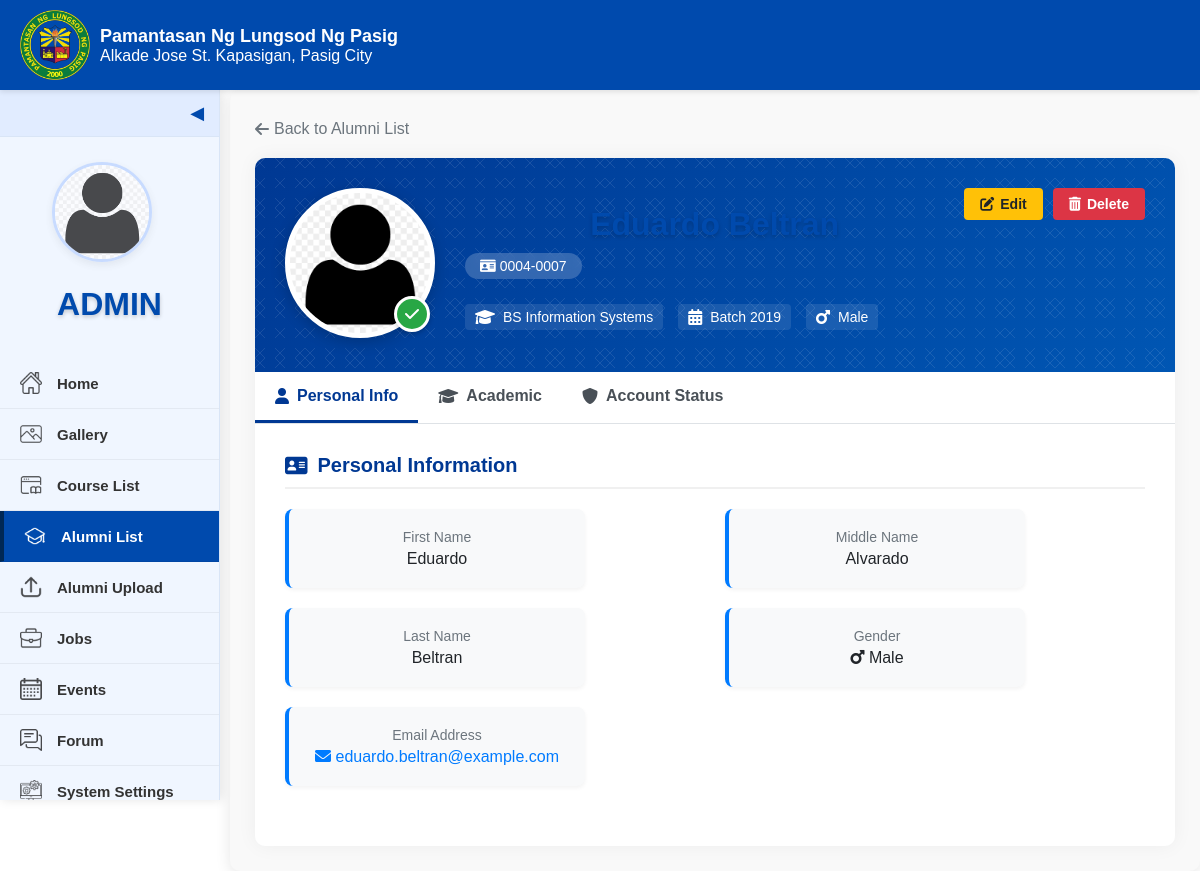
The app's page /view_alumni.php?id=0004-0007 with its own data.
### tables this page shows
CREATE TABLE `alumnus_bio` (
  `id` int(11) NOT NULL,
  `alumni_id` varchar(20) NOT NULL,
  `firstname` varchar(200) NOT NULL,
  `middlename` varchar(200) NOT NULL,
  `lastname` varchar(200) NOT NULL,
  `gender` varchar(20) NOT NULL,
  `batch` year(4) NOT NULL,
  `course_id` int(30) NOT NULL,
  `email` varchar(250) NOT NULL,
  `connected_to` tinyint(1) NOT NULL,
  `avatar` text NOT NULL,
  `status` tinyint(1) NOT NULL DEFAULT 0 COMMENT '0= Unverified, 1= Verified',
  `date_created` date NOT NULL DEFAULT current_timestamp()
);

CREATE TABLE `courses` (
  `id` int(30) NOT NULL,
  `course` text NOT NULL,
  `about` text NOT NULL
);

### view_alumni.php (the view, shortened to what this page needs)
<?php
include 'admin/db_connect.php';
$alumni_id = $_GET['id'];
$query = "SELECT a.*, c.course as course_name
          FROM alumnus_bio a
          LEFT JOIN courses c ON a.course_id = c.id
          WHERE a.alumni_id = ?";
$stmt = $conn->prepare($query);
$stmt->bind_param("s", $alumni_id);
$stmt->execute();
$result = $stmt->get_result();
$alumni = $result->fetch_assoc();
?>
<!DOCTYPE html>
<html lang="en">
<head>
    <link rel="stylesheet" href="style.css">
    <link rel="stylesheet" href="admin-alumni-list.css">
    <link rel="stylesheet" href="https://cdnjs.cloudflare.com/ajax/libs/font-awesome/6.0.0/css/all.min.css">
</head>
<body>
    <div class="interface-header">
        <img src="images/logo.png" alt="PLP Logo" class="logo-interface">
        <div class="text">
            <div class="school-name">Pamantasan Ng Lungsod Ng Pasig</div>
            <p class="p-size">Alkade Jose St. Kapasigan, Pasig City</p>
        </div>
    </div>
    <div id="al-content">
        <div class="sidebar" id="sidebar">
            <div class="toggle-btn" onclick="toggleSidebar()">&#x25C0;</div>
            <div class="sidebar-content">
                <div class="profile-section">
                    <a href="profile.html" class="profile-pic">
                        <img src="images/avatar.png" alt="Profile Picture">
                    </a>
                    <div class="profile-name">ADMIN</div>
                </div>
                <a href="admin-home.php"><img src="images/home.png" alt="Home"><span>Home</span></a>
                <a href="admin-gallery.php"><img src="images/gallery.png" alt="Gallery"><span>Gallery</span></a>
                <a href="admin-course-list.php"><img src="images/course-list.png" alt="Course List"><span>Course List</span></a>
                <a href="admin-alumni-list.php" class="active"><img src="images/alumni_list.png" alt="Alumni List"><span>Alumni List</span></a>
                <a href="admin-alumni-upload.php"><img src="images/upload.png" alt="Alumni Upload"><span>Alumni Upload</span></a>
                <a href="admin-job.php"><img src="images/jobs.png" alt="Jobs"><span>Jobs</span></a>
                <a href="admin-event.php"><img src="images/calendar.png" alt="Events"><span>Events</span></a>
                <a href="admin-forums.php"><img src="images/forums.png" alt="Forum"><span>Forum</span></a>
                <a href="admin-system-setting.php"><img src="images/settings.png" alt="System Settings"><span>System Settings</span></a>
            </div>
        </div>
        <div class="al-main-content">
            <a href="admin-alumni-list.php" class="btn-back">
                <i class="fas fa-arrow-left"></i> Back to Alumni List
            </a>
            <div class="alumni-profile-container">
                <div class="profile-header">
                    <div class="profile-header-pattern"></div>
                    <div class="profile-avatar-container">
                        <img src="<?php echo !empty($alumni['avatar']) ? htmlspecialchars($alumni['avatar']) : 'images/avatar.png'; ?>"
                             alt="Alumni Avatar" class="profile-avatar">
                        <div class="status-indicator">
                            <i class="fas <?php echo $alumni['status'] == 1 ? 'fa-check' : 'fa-times'; ?>"></i>
                        </div>
                    </div>
                    <div class="profile-info">
                        <div class="profile-name">
                            <?php echo htmlspecialchars($alumni['firstname'] . ' ' . $alumni['lastname']); ?>
                        </div>
                        <div class="alumni-id-badge">
                            <i class="fas fa-id-card"></i> <?php echo htmlspecialchars($alumni['alumni_id']); ?>
                        </div>
                        <div class="alumni-meta">
                            <div class="alumni-meta-item">
                                <i class="fas fa-graduation-cap"></i>
                                <?php echo htmlspecialchars($alumni['course_name']); ?>
                            </div>
                            <div class="alumni-meta-item">
                                <i class="fas fa-calendar-alt"></i>
                                Batch <?php echo htmlspecialchars($alumni['batch']); ?>
                            </div>
                            <div class="alumni-meta-item">
                                <i class="fas fa-<?php echo $alumni['gender'] == 'Male' ? 'mars' : 'venus'; ?>"></i>
                                <?php echo htmlspecialchars($alumni['gender']); ?>
                            </div>
                        </div>
                    </div>
                    <div class="profile-actions">
                        <a href="edit_alumni.php?id=<?php echo $alumni['alumni_id']; ?>" class="btn btn-warning">
                            <i class="fas fa-edit"></i> Edit
                        </a>
                        <button type="button" class="btn btn-danger" onclick="confirmDelete('<?php echo $alumni['alumni_id']; ?>')">
                            <i class="fas fa-trash-alt"></i> Delete
                        </button>
                    </div>
                </div>
                <div class="profile-tabs">
                    <div class="tab-item active" data-tab="personal">
                        <i class="fas fa-user"></i> Personal Info
                    </div>
                    <div class="tab-item" data-tab="academic">
                        <i class="fas fa-graduation-cap"></i> Academic
                    </div>
                    <div class="tab-item" data-tab="account">
                        <i class="fas fa-shield-alt"></i> Account Status
                    </div>
                </div>
                <div id="personal-tab" class="tab-content active">
                    <div class="content-section">
                        <h3 class="section-title">
                            <i class="fas fa-address-card"></i> Personal Information
                        </h3>
                        <div class="info-grid">
                            <div class="info-card">
                                <span class="info-label">First Name</span>
                                <div class="info-value"><?php echo htmlspecialchars($alumni['firstname']); ?></div>
                            </div>
                            <div class="info-card">
                                <span class="info-label">Middle Name</span>
                                <div class="info-value">
                                    <?php echo !empty($alumni['middlename']) ? htmlspecialchars($alumni['middlename']) : '<em>Not provided</em>'; ?>
                                </div>
                            </div>
                            <div class="info-card">
                                <span class="info-label">Last Name</span>
                                <div class="info-value"><?php echo htmlspecialchars($alumni['lastname']); ?></div>
                            </div>
                            <div class="info-card">
                                <span class="info-label">Gender</span>
                                <div class="info-value">
                                    <i class="fas fa-<?php echo $alumni['gender'] == 'Male' ? 'mars' : 'venus'; ?>"></i>
                                    <?php echo htmlspecialchars($alumni['gender']); ?>
                                </div>
                            </div>
                            <div class="info-card">
                                <span class="info-label">Email Address</span>
                                <div class="info-value">
                                    <a href="mailto:<?php echo htmlspecialchars($alumni['email']); ?>" style="color: #007bff; text-decoration: none;">
                                        <i class="fas fa-envelope"></i> <?php echo htmlspecialchars($alumni['email']); ?>
                                    </a>
                                </div>
                            </div>
                        </div>
                    </div>
                </div>
            </div>
        </div>
    </div>
</body>
</html>

### style.css (style rules this page uses)
* { margin: 0; padding: 0; box-sizing: border-box; overscroll-behavior: none; }
body { font-family: Arial, sans-serif; background-color: #ffffff; }
.text { display: flex; flex-direction: column; }
.school-name { font-size: 18px; color: #003366; font-weight: bold; }
.info-card { background-color: #f9f9f9; padding: 30px; width: 300px; border-radius: 10px; text-align: center; box-shadow: 0px 2px 8px rgba(0, 0, 0, 0.1); }
.interface-header { background-color: #004aad; color: white; padding: 10px 20px; display: flex; align-items: center; position: fixed; top: 0; left: 0; width: 100%; z-index: 100; box-shadow: 0 2px 5px rgba(0, 0, 0, 0.1); height: 90px; }
.interface-header .school-name { color: white; }
.logo-interface { height: 70px; margin-right: 10px; }
.sidebar { background-color: #f0f6ff; width: 220px; height: calc(100vh - 90px); position: fixed; top: 90px; left: 0; display: flex; flex-direction: column; transition: all 0.3s ease; z-index: 5; overflow: hidden; box-shadow: 2px 0 10px rgba(0, 0, 0, 0.1); border-right: 1px solid #d9e5f6; }
.sidebar-content { width: 100%; display: flex; flex-direction: column; align-items: center; max-height: calc(100vh - 90px); overflow-y: auto; padding: 0 0 20px 0; -ms-overflow-style: none; scrollbar-width: none; }
.profile-section { display: flex; flex-direction: column; align-items: center; margin: 25px 0; padding: 0 10px; width: 100%; }
.profile-pic { position: relative; margin-bottom: 15px; text-align: center; width: 100%; }
.profile-pic img { width: 100px; height: 100px; border-radius: 50%; cursor: pointer; object-fit: cover; border: 3px solid #b7d0ff; transition: all 0.3s ease; box-shadow: 0 3px 10px rgba(0, 0, 0, 0.1); }
.profile-name { margin-top: 5px; font-size: 16px; font-weight: bold; color: #004aad; text-align: center; transition: all 0.3s ease; }
.toggle-btn { background-color: #e1ecff; color: #004aad; width: 100%; text-align: right; padding: 12px 15px; cursor: pointer; font-size: 18px; border-bottom: 1px solid #d9e5f6; transition: all 0.3s ease; }
.sidebar-content a { display: flex; align-items: center; width: 100%; color: #333; text-decoration: none; padding: 14px 20px; font-weight: bold; transition: all 0.3s ease; border-bottom: 1px solid rgba(0, 0, 0, 0.05); }
.profile-section .profile-pic { display: block; width: 100%; padding: 0; margin-bottom: 15px; text-align: center; border-bottom: none; }
.sidebar-content .profile-section a.profile-pic { display: block; text-align: center; padding: 0; border-bottom: none; width: 100%; }
.sidebar-content a img { width: 22px; height: 22px; margin-right: 15px; transition: all 0.3s ease; opacity: 0.7; }
.sidebar-content a span { transition: all 0.3s ease; font-size: 15px; }
.sidebar-content a.active { background-color: #004aad; color: white; border-left: 4px solid #002855; }
.sidebar-content a.active img { filter: brightness(0) invert(1); opacity: 1; }
.sidebar:not(.collapsed) .profile-pic img { width: 100px; height: 100px; border-width: 3px; }
#al-content { display: flex; position: relative; }
.al-main-content { flex-grow: 1; padding: 20px; background-color: white; margin-left: 230px; margin-top: 90px; }

### admin-alumni-list.css (style rules this page uses)
:root { --primary-color: #3498db; --primary-dark: #2980b9; --secondary-color: #4CAF50; --secondary-dark: #45a049; --danger-color: #f44336; --danger-dark: #d32f2f; --warning-color: #ff9800; --warning-dark: #e68a00; --light-bg: #f9f9f9; --border-color: #ebecf1; --text-primary: #333; --text-secondary: #666; --verified-color: #2e7d32; --verified-bg: #e6f7e6; --unverified-color: #c62828; --unverified-bg: #ffebee; --connected-color: #2e7d32; --connected-bg: #e8f5e9; --not-connected-color: #757575; --not-connected-bg: #f5f5f5; }
.al-main-content { padding: 25px; background-color: var(--light-bg); border-radius: 10px; box-shadow: 0 3px 15px rgba(0, 0, 0, 0.1); transition: all 0.3s ease; }

### records on screen
alumnus_bio: avatar (placeholder picture), firstname+lastname "Eduardo Beltran", alumni "0004-0007", course.course "BS Information Systems", batch "2019", gender "Male", firstname "Eduardo", middlename "Alvarado", lastname "Beltran", email "eduardo.beltran@example.com"
